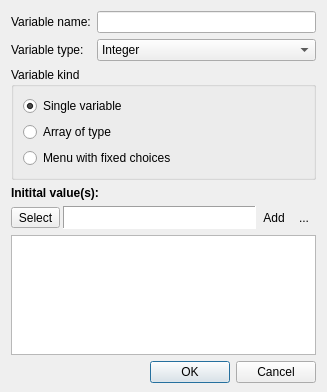
<?xml version="1.0" encoding="UTF-8"?>
<ui version="4.0">
 <class>EditVarDialog</class>
 <widget class="QDialog" name="EditVarDialog">
  <property name="geometry">
   <rect>
    <x>0</x>
    <y>0</y>
    <width>327</width>
    <height>392</height>
   </rect>
  </property>
  <property name="windowTitle">
   <string>Add variable</string>
  </property>
  <property name="windowIcon">
   <iconset resource="../resources.qrc">
    <normaloff>:/resources/RES/ffficons/add.png</normaloff>:/resources/RES/ffficons/add.png</iconset>
  </property>
  <layout class="QVBoxLayout" name="verticalLayout_3">
   <property name="bottomMargin">
    <number>9</number>
   </property>
   <item>
    <layout class="QGridLayout" name="gridLayout_2">
     <item row="0" column="0">
      <widget class="QLabel" name="varNameLabel">
       <property name="text">
        <string>Variable name:</string>
       </property>
      </widget>
     </item>
     <item row="1" column="0">
      <widget class="QLabel" name="varTypeLabel">
       <property name="text">
        <string>Variable type:</string>
       </property>
      </widget>
     </item>
     <item row="0" column="1">
      <widget class="QLineEdit" name="varName"/>
     </item>
     <item row="1" column="1">
      <widget class="QComboBox" name="varType">
       <item>
        <property name="text">
         <string>Integer</string>
        </property>
       </item>
       <item>
        <property name="text">
         <string>Real</string>
        </property>
       </item>
       <item>
        <property name="text">
         <string>String</string>
        </property>
       </item>
       <item>
        <property name="text">
         <string>Boolean</string>
        </property>
       </item>
       <item>
        <property name="text">
         <string>2D point</string>
        </property>
       </item>
       <item>
        <property name="text">
         <string>3D point</string>
        </property>
       </item>
       <item>
        <property name="text">
         <string>Color</string>
        </property>
       </item>
       <item>
        <property name="text">
         <string>Function</string>
        </property>
       </item>
       <item>
        <property name="text">
         <string>Image</string>
        </property>
       </item>
       <item>
        <property name="text">
         <string>Class</string>
        </property>
       </item>
       <item>
        <property name="text">
         <string>Vector path</string>
        </property>
       </item>
       <item>
        <property name="text">
         <string>...</string>
        </property>
       </item>
      </widget>
     </item>
    </layout>
   </item>
   <item>
    <widget class="QGroupBox" name="PropertyTypeGB">
     <property name="title">
      <string>Variable kind</string>
     </property>
     <layout class="QVBoxLayout" name="verticalLayout_2">
      <item>
       <widget class="QRadioButton" name="radioButton">
        <property name="text">
         <string>Single variable</string>
        </property>
        <property name="checked">
         <bool>true</bool>
        </property>
       </widget>
      </item>
      <item>
       <widget class="QRadioButton" name="radioButton_2">
        <property name="text">
         <string>Array of type</string>
        </property>
       </widget>
      </item>
      <item>
       <widget class="QRadioButton" name="menuWithChoices">
        <property name="text">
         <string>Menu with fixed choices</string>
        </property>
       </widget>
      </item>
     </layout>
    </widget>
   </item>
   <item>
    <widget class="QLabel" name="InitValLabel">
     <property name="sizePolicy">
      <sizepolicy hsizetype="Preferred" vsizetype="Fixed">
       <horstretch>0</horstretch>
       <verstretch>0</verstretch>
      </sizepolicy>
     </property>
     <property name="font">
      <font>
       <weight>75</weight>
       <bold>true</bold>
      </font>
     </property>
     <property name="text">
      <string>Initital value(s):</string>
     </property>
    </widget>
   </item>
   <item>
    <layout class="QHBoxLayout" name="horizontalLayout_9">
     <property name="spacing">
      <number>0</number>
     </property>
     <item>
      <widget class="QStackedWidget" name="PageWidget">
       <property name="sizePolicy">
        <sizepolicy hsizetype="Preferred" vsizetype="Fixed">
         <horstretch>0</horstretch>
         <verstretch>0</verstretch>
        </sizepolicy>
       </property>
       <property name="currentIndex">
        <number>6</number>
       </property>
       <widget class="QWidget" name="IntegerValue">
        <layout class="QHBoxLayout" name="horizontalLayout_3">
         <property name="spacing">
          <number>3</number>
         </property>
         <property name="margin">
          <number>0</number>
         </property>
         <item>
          <widget class="QLabel" name="label_10">
           <property name="sizePolicy">
            <sizepolicy hsizetype="Fixed" vsizetype="Preferred">
             <horstretch>0</horstretch>
             <verstretch>0</verstretch>
            </sizepolicy>
           </property>
           <property name="text">
            <string>Integer:</string>
           </property>
          </widget>
         </item>
         <item>
          <widget class="QSpinBox" name="IntegerSpinBox">
           <property name="minimum">
            <number>-999999999</number>
           </property>
           <property name="maximum">
            <number>999999999</number>
           </property>
          </widget>
         </item>
        </layout>
       </widget>
       <widget class="QWidget" name="RealValue">
        <layout class="QHBoxLayout" name="horizontalLayout_4">
         <property name="spacing">
          <number>3</number>
         </property>
         <property name="margin">
          <number>0</number>
         </property>
         <item>
          <widget class="QLabel" name="label_11">
           <property name="sizePolicy">
            <sizepolicy hsizetype="Fixed" vsizetype="Preferred">
             <horstretch>0</horstretch>
             <verstretch>0</verstretch>
            </sizepolicy>
           </property>
           <property name="text">
            <string>Real:</string>
           </property>
          </widget>
         </item>
         <item>
          <widget class="QDoubleSpinBox" name="realSpinBox">
           <property name="decimals">
            <number>6</number>
           </property>
           <property name="minimum">
            <double>-999999999.000000000000000</double>
           </property>
           <property name="maximum">
            <double>999999999.000000000000000</double>
           </property>
          </widget>
         </item>
        </layout>
       </widget>
       <widget class="QWidget" name="TextBoxPage">
        <layout class="QHBoxLayout" name="horizontalLayout_7">
         <property name="spacing">
          <number>3</number>
         </property>
         <property name="margin">
          <number>0</number>
         </property>
         <item>
          <widget class="QLabel" name="label_12">
           <property name="text">
            <string>String:</string>
           </property>
          </widget>
         </item>
         <item>
          <widget class="QLineEdit" name="StringBox"/>
         </item>
        </layout>
       </widget>
       <widget class="QWidget" name="BooleanValue">
        <layout class="QVBoxLayout" name="verticalLayout_4">
         <property name="spacing">
          <number>3</number>
         </property>
         <property name="margin">
          <number>0</number>
         </property>
         <item>
          <widget class="QCheckBox" name="BoolBox">
           <property name="text">
            <string>Check for true, uncheck for false</string>
           </property>
          </widget>
         </item>
        </layout>
       </widget>
       <widget class="QWidget" name="PointBoxPage">
        <layout class="QHBoxLayout" name="horizontalLayout">
         <property name="spacing">
          <number>3</number>
         </property>
         <property name="margin">
          <number>0</number>
         </property>
         <item>
          <widget class="QLabel" name="label_4">
           <property name="sizePolicy">
            <sizepolicy hsizetype="Fixed" vsizetype="Preferred">
             <horstretch>0</horstretch>
             <verstretch>0</verstretch>
            </sizepolicy>
           </property>
           <property name="text">
            <string>X:</string>
           </property>
          </widget>
         </item>
         <item>
          <widget class="QDoubleSpinBox" name="p2x">
           <property name="minimum">
            <double>-999999999.000000000000000</double>
           </property>
           <property name="maximum">
            <double>999999999.000000000000000</double>
           </property>
          </widget>
         </item>
         <item>
          <widget class="QLabel" name="label_5">
           <property name="sizePolicy">
            <sizepolicy hsizetype="Fixed" vsizetype="Preferred">
             <horstretch>0</horstretch>
             <verstretch>0</verstretch>
            </sizepolicy>
           </property>
           <property name="text">
            <string>Y:</string>
           </property>
          </widget>
         </item>
         <item>
          <widget class="QDoubleSpinBox" name="p2y"/>
         </item>
        </layout>
       </widget>
       <widget class="QWidget" name="point3D">
        <layout class="QHBoxLayout" name="horizontalLayout_2">
         <property name="spacing">
          <number>3</number>
         </property>
         <property name="margin">
          <number>0</number>
         </property>
         <item>
          <widget class="QLabel" name="label_6">
           <property name="sizePolicy">
            <sizepolicy hsizetype="Fixed" vsizetype="Preferred">
             <horstretch>0</horstretch>
             <verstretch>0</verstretch>
            </sizepolicy>
           </property>
           <property name="text">
            <string>X:</string>
           </property>
          </widget>
         </item>
         <item>
          <widget class="QDoubleSpinBox" name="p3x">
           <property name="sizePolicy">
            <sizepolicy hsizetype="Ignored" vsizetype="Fixed">
             <horstretch>0</horstretch>
             <verstretch>0</verstretch>
            </sizepolicy>
           </property>
           <property name="minimum">
            <double>-999999999.000000000000000</double>
           </property>
           <property name="maximum">
            <double>999999999.000000000000000</double>
           </property>
          </widget>
         </item>
         <item>
          <widget class="QLabel" name="label_7">
           <property name="sizePolicy">
            <sizepolicy hsizetype="Fixed" vsizetype="Preferred">
             <horstretch>0</horstretch>
             <verstretch>0</verstretch>
            </sizepolicy>
           </property>
           <property name="text">
            <string>Y:</string>
           </property>
          </widget>
         </item>
         <item>
          <widget class="QDoubleSpinBox" name="p3y">
           <property name="sizePolicy">
            <sizepolicy hsizetype="Ignored" vsizetype="Fixed">
             <horstretch>0</horstretch>
             <verstretch>0</verstretch>
            </sizepolicy>
           </property>
           <property name="minimum">
            <double>-999999999.000000000000000</double>
           </property>
           <property name="maximum">
            <double>999999999.000000000000000</double>
           </property>
          </widget>
         </item>
         <item>
          <widget class="QLabel" name="label_8">
           <property name="sizePolicy">
            <sizepolicy hsizetype="Fixed" vsizetype="Preferred">
             <horstretch>0</horstretch>
             <verstretch>0</verstretch>
            </sizepolicy>
           </property>
           <property name="text">
            <string>Z:</string>
           </property>
          </widget>
         </item>
         <item>
          <widget class="QDoubleSpinBox" name="p3z">
           <property name="sizePolicy">
            <sizepolicy hsizetype="Ignored" vsizetype="Fixed">
             <horstretch>0</horstretch>
             <verstretch>0</verstretch>
            </sizepolicy>
           </property>
           <property name="minimum">
            <double>-999999999.000000000000000</double>
           </property>
           <property name="maximum">
            <double>999999999.000000000000000</double>
           </property>
          </widget>
         </item>
        </layout>
       </widget>
       <widget class="QWidget" name="Color">
        <layout class="QHBoxLayout" name="horizontalLayout_5">
         <property name="spacing">
          <number>3</number>
         </property>
         <property name="margin">
          <number>0</number>
         </property>
         <item>
          <widget class="QToolButton" name="SetColorToolButton">
           <property name="text">
            <string>Select</string>
           </property>
           <property name="icon">
            <iconset resource="../resources.qrc">
             <normaloff>:/resources/RES/ffficons/palette.png</normaloff>:/resources/RES/ffficons/palette.png</iconset>
           </property>
           <property name="toolButtonStyle">
            <enum>Qt::ToolButtonTextBesideIcon</enum>
           </property>
          </widget>
         </item>
         <item>
          <widget class="QFrame" name="ColorFrame">
           <property name="sizePolicy">
            <sizepolicy hsizetype="Ignored" vsizetype="Preferred">
             <horstretch>0</horstretch>
             <verstretch>0</verstretch>
            </sizepolicy>
           </property>
           <property name="palette">
            <palette>
             <active>
              <colorrole role="Base">
               <brush brushstyle="SolidPattern">
                <color alpha="255">
                 <red>255</red>
                 <green>255</green>
                 <blue>255</blue>
                </color>
               </brush>
              </colorrole>
              <colorrole role="Window">
               <brush brushstyle="SolidPattern">
                <color alpha="255">
                 <red>255</red>
                 <green>255</green>
                 <blue>255</blue>
                </color>
               </brush>
              </colorrole>
             </active>
             <inactive>
              <colorrole role="Base">
               <brush brushstyle="SolidPattern">
                <color alpha="255">
                 <red>255</red>
                 <green>255</green>
                 <blue>255</blue>
                </color>
               </brush>
              </colorrole>
              <colorrole role="Window">
               <brush brushstyle="SolidPattern">
                <color alpha="255">
                 <red>255</red>
                 <green>255</green>
                 <blue>255</blue>
                </color>
               </brush>
              </colorrole>
             </inactive>
             <disabled>
              <colorrole role="Base">
               <brush brushstyle="SolidPattern">
                <color alpha="255">
                 <red>255</red>
                 <green>255</green>
                 <blue>255</blue>
                </color>
               </brush>
              </colorrole>
              <colorrole role="Window">
               <brush brushstyle="SolidPattern">
                <color alpha="255">
                 <red>255</red>
                 <green>255</green>
                 <blue>255</blue>
                </color>
               </brush>
              </colorrole>
             </disabled>
            </palette>
           </property>
           <property name="autoFillBackground">
            <bool>true</bool>
           </property>
           <property name="frameShape">
            <enum>QFrame::Panel</enum>
           </property>
           <property name="frameShadow">
            <enum>QFrame::Sunken</enum>
           </property>
          </widget>
         </item>
        </layout>
       </widget>
       <widget class="QWidget" name="FunctionPage">
        <layout class="QHBoxLayout" name="horizontalLayout_8">
         <property name="spacing">
          <number>3</number>
         </property>
         <property name="margin">
          <number>0</number>
         </property>
         <item>
          <widget class="QLabel" name="FunctionLabel">
           <property name="sizePolicy">
            <sizepolicy hsizetype="Ignored" vsizetype="Preferred">
             <horstretch>0</horstretch>
             <verstretch>0</verstretch>
            </sizepolicy>
           </property>
           <property name="text">
            <string>Empty function</string>
           </property>
          </widget>
         </item>
         <item>
          <widget class="QToolButton" name="WriteFunctionButton">
           <property name="text">
            <string>Write</string>
           </property>
           <property name="icon">
            <iconset resource="../resources.qrc">
             <normaloff>:/resources/RES/ffficons/page_edit.png</normaloff>:/resources/RES/ffficons/page_edit.png</iconset>
           </property>
           <property name="toolButtonStyle">
            <enum>Qt::ToolButtonTextBesideIcon</enum>
           </property>
          </widget>
         </item>
         <item>
          <widget class="QToolButton" name="SelectFunctionButton">
           <property name="text">
            <string>Select</string>
           </property>
           <property name="icon">
            <iconset resource="../resources.qrc">
             <normaloff>:/resources/RES/ffficons/folder.png</normaloff>:/resources/RES/ffficons/folder.png</iconset>
           </property>
           <property name="toolButtonStyle">
            <enum>Qt::ToolButtonTextBesideIcon</enum>
           </property>
          </widget>
         </item>
        </layout>
       </widget>
       <widget class="QWidget" name="Resource">
        <layout class="QHBoxLayout" name="horizontalLayout_6">
         <property name="spacing">
          <number>3</number>
         </property>
         <property name="margin">
          <number>0</number>
         </property>
         <item>
          <widget class="QLabel" name="ResName_label">
           <property name="text">
            <string>(Not selected)</string>
           </property>
          </widget>
         </item>
         <item>
          <widget class="QToolButton" name="NullresourceButton">
           <property name="text">
            <string>NULL</string>
           </property>
           <property name="icon">
            <iconset resource="../resources.qrc">
             <normaloff>:/resources/RES/ffficons/cross.png</normaloff>:/resources/RES/ffficons/cross.png</iconset>
           </property>
           <property name="toolButtonStyle">
            <enum>Qt::ToolButtonTextBesideIcon</enum>
           </property>
          </widget>
         </item>
         <item>
          <widget class="QToolButton" name="SelectResourceButton">
           <property name="text">
            <string>Select</string>
           </property>
           <property name="icon">
            <iconset resource="../resources.qrc">
             <normaloff>:/resources/RES/ffficons/folder.png</normaloff>:/resources/RES/ffficons/folder.png</iconset>
           </property>
           <property name="toolButtonStyle">
            <enum>Qt::ToolButtonTextBesideIcon</enum>
           </property>
          </widget>
         </item>
        </layout>
       </widget>
      </widget>
     </item>
     <item>
      <widget class="QToolButton" name="AddToArrayButton">
       <property name="text">
        <string>Add</string>
       </property>
       <property name="icon">
        <iconset resource="../resources.qrc">
         <normaloff>:/resources/RES/ffficons/add.png</normaloff>:/resources/RES/ffficons/add.png</iconset>
       </property>
       <property name="shortcut">
        <string>Return</string>
       </property>
       <property name="toolButtonStyle">
        <enum>Qt::ToolButtonIconOnly</enum>
       </property>
       <property name="autoRaise">
        <bool>true</bool>
       </property>
      </widget>
     </item>
     <item>
      <widget class="QToolButton" name="DelFromArray">
       <property name="text">
        <string>...</string>
       </property>
       <property name="icon">
        <iconset resource="../resources.qrc">
         <normaloff>:/resources/RES/ffficons/delete.png</normaloff>:/resources/RES/ffficons/delete.png</iconset>
       </property>
       <property name="shortcut">
        <string>Del</string>
       </property>
       <property name="autoRaise">
        <bool>true</bool>
       </property>
      </widget>
     </item>
    </layout>
   </item>
   <item>
    <widget class="QListWidget" name="ArrayList">
     <property name="sizePolicy">
      <sizepolicy hsizetype="Expanding" vsizetype="Preferred">
       <horstretch>0</horstretch>
       <verstretch>0</verstretch>
      </sizepolicy>
     </property>
     <property name="editTriggers">
      <set>QAbstractItemView::NoEditTriggers</set>
     </property>
     <property name="dragEnabled">
      <bool>true</bool>
     </property>
     <property name="dragDropMode">
      <enum>QAbstractItemView::DragDrop</enum>
     </property>
     <property name="defaultDropAction">
      <enum>Qt::MoveAction</enum>
     </property>
     <property name="selectionMode">
      <enum>QAbstractItemView::ExtendedSelection</enum>
     </property>
    </widget>
   </item>
   <item>
    <layout class="QHBoxLayout" name="horizontalLayout_10">
     <item>
      <spacer name="horizontalSpacer">
       <property name="orientation">
        <enum>Qt::Horizontal</enum>
       </property>
       <property name="sizeHint" stdset="0">
        <size>
         <width>40</width>
         <height>20</height>
        </size>
       </property>
      </spacer>
     </item>
     <item>
      <widget class="QPushButton" name="OKbutton">
       <property name="text">
        <string>OK</string>
       </property>
       <property name="default">
        <bool>true</bool>
       </property>
      </widget>
     </item>
     <item>
      <widget class="QPushButton" name="CancelButton">
       <property name="text">
        <string>Cancel</string>
       </property>
      </widget>
     </item>
    </layout>
   </item>
   <item>
    <spacer name="verticalSpacer">
     <property name="orientation">
      <enum>Qt::Vertical</enum>
     </property>
     <property name="sizeHint" stdset="0">
      <size>
       <width>20</width>
       <height>0</height>
      </size>
     </property>
    </spacer>
   </item>
  </layout>
 </widget>
 <resources>
  <include location="../resources.qrc"/>
 </resources>
 <connections>
  <connection>
   <sender>CancelButton</sender>
   <signal>clicked()</signal>
   <receiver>EditVarDialog</receiver>
   <slot>reject()</slot>
   <hints>
    <hint type="sourcelabel">
     <x>295</x>
     <y>338</y>
    </hint>
    <hint type="destinationlabel">
     <x>474</x>
     <y>243</y>
    </hint>
   </hints>
  </connection>
 </connections>
</ui>
